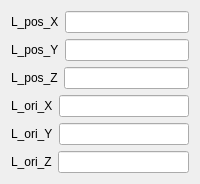
               <widget class="QWidget" name="m_pLTraTab">
                <attribute name="title">
                 <string>Left Tracker</string>
                </attribute>
                <layout class="QGridLayout" name="gridLayout_6">
                 <item row="0" column="0">
                  <layout class="QVBoxLayout" name="verticalLayout_7">
                   <item>
                    <layout class="QHBoxLayout" name="horizontalLayout_43">
                     <item>
                      <widget class="QLabel" name="m_pLPosXLbl">
                       <property name="text">
                        <string>L_pos_X</string>
                       </property>
                      </widget>
                     </item>
                     <item>
                      <widget class="QLineEdit" name="m_pLPosXLiEd">
                       <property name="minimumSize">
                        <size>
                         <width>120</width>
                         <height>0</height>
                        </size>
                       </property>
                      </widget>
                     </item>
                    </layout>
                   </item>
                   <item>
                    <layout class="QHBoxLayout" name="horizontalLayout_44">
                     <item>
                      <widget class="QLabel" name="m_pLPosYLbl">
                       <property name="text">
                        <string>L_pos_Y</string>
                       </property>
                      </widget>
                     </item>
                     <item>
                      <widget class="QLineEdit" name="m_pLPosYLiEd">
                       <property name="minimumSize">
                        <size>
                         <width>120</width>
                         <height>0</height>
                        </size>
                       </property>
                      </widget>
                     </item>
                    </layout>
                   </item>
                   <item>
                    <layout class="QHBoxLayout" name="horizontalLayout_45">
                     <item>
                      <widget class="QLabel" name="m_pLPosZLbl">
                       <property name="text">
                        <string>L_pos_Z</string>
                       </property>
                      </widget>
                     </item>
                     <item>
                      <widget class="QLineEdit" name="m_pLPosZLiEd">
                       <property name="minimumSize">
                        <size>
                         <width>120</width>
                         <height>0</height>
                        </size>
                       </property>
                      </widget>
                     </item>
                    </layout>
                   </item>
                   <item>
                    <layout class="QHBoxLayout" name="horizontalLayout_46">
                     <item>
                      <widget class="QLabel" name="m_pLOriXLbl">
                       <property name="text">
                        <string>L_ori_X</string>
                       </property>
                      </widget>
                     </item>
                     <item>
                      <widget class="QLineEdit" name="m_pLOriXLiEd">
                       <property name="minimumSize">
                        <size>
                         <width>120</width>
                         <height>0</height>
                        </size>
                       </property>
                      </widget>
                     </item>
                    </layout>
                   </item>
                   <item>
                    <layout class="QHBoxLayout" name="horizontalLayout_47">
                     <item>
                      <widget class="QLabel" name="m_pLOriYLbl">
                       <property name="text">
                        <string>L_ori_Y</string>
                       </property>
                      </widget>
                     </item>
                     <item>
                      <widget class="QLineEdit" name="m_pLOriYLiEd">
                       <property name="minimumSize">
                        <size>
                         <width>120</width>
                         <height>0</height>
                        </size>
                       </property>
                      </widget>
                     </item>
                    </layout>
                   </item>
                   <item>
                    <layout class="QHBoxLayout" name="horizontalLayout_48">
                     <item>
                      <widget class="QLabel" name="m_pLOriZLbl">
                       <property name="text">
                        <string>L_ori_Z</string>
                       </property>
                      </widget>
                     </item>
                     <item>
                      <widget class="QLineEdit" name="m_pLOriZLiEd">
                       <property name="minimumSize">
                        <size>
                         <width>120</width>
                         <height>0</height>
                        </size>
                       </property>
                      </widget>
                     </item>
                    </layout>
                   </item>
                  </layout>
                 </item>
                </layout>
               </widget>
